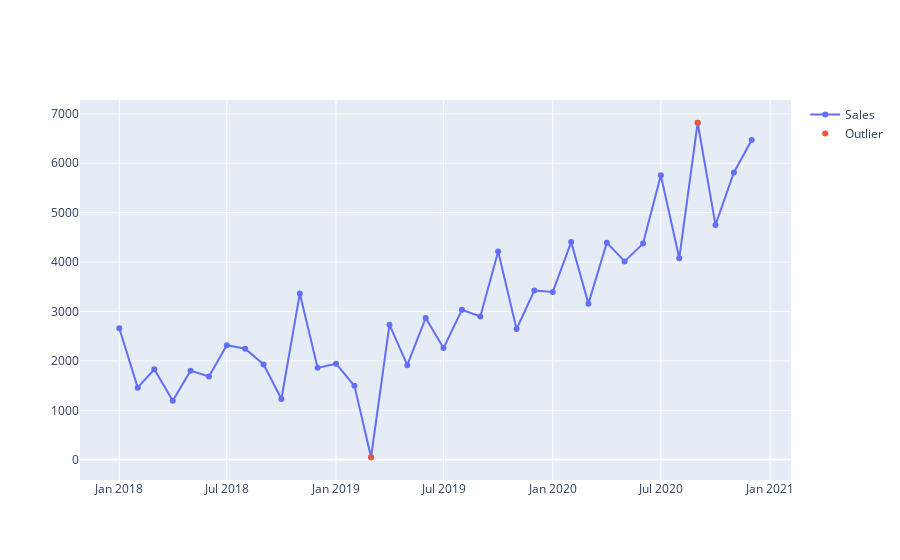

Write notebook code for a chart like this one.
### Code cell
fig1 = go.Figure()
fig1.add_trace(go.Scatter(x=df.datetime_col
                         ,y=df.Sales
                         ,mode='lines+markers'
                         ,name='Sales'))
fig1.add_trace(go.Scatter(x=df.datetime_col[df.outliers=='yes']
                         ,y=df.Sales[df.outliers=='yes']
                         ,mode='markers'
                         ,name='Outlier'))
fig1.show()

### Figure 1 — Plotly figure (JSON) as saved in the notebook; plotly's stock layout.template omitted (floating-point values rounded to 4 significant figures)
{"data": [{"mode": "lines+markers", "name": "Sales", "type": "scatter", "x": ["2018-01-01T00:00:00", "2018-02-01T00:00:00", "2018-03-01T00:00:00", "2018-04-01T00:00:00", "2018-05-01T00:00:00", "2018-06-01T00:00:00", "2018-07-01T00:00:00", "2018-08-01T00:00:00", "2018-09-01T00:00:00", "2018-10-01T00:00:00", "2018-11-01T00:00:00", "2018-12-01T00:00:00", "2019-01-01T00:00:00", "2019-02-01T00:00:00", "2019-03-01T00:00:00", "2019-04-01T00:00:00", "2019-05-01T00:00:00", "2019-06-01T00:00:00", "2019-07-01T00:00:00", "2019-08-01T00:00:00", "2019-09-01T00:00:00", "2019-10-01T00:00:00", "2019-11-01T00:00:00", "2019-12-01T00:00:00", "2020-01-01T00:00:00", "2020-02-01T00:00:00", "2020-03-01T00:00:00", "2020-04-01T00:00:00", "2020-05-01T00:00:00", "2020-06-01T00:00:00", "2020-07-01T00:00:00", "2020-08-01T00:00:00", "2020-09-01T00:00:00", "2020-10-01T00:00:00", "2020-11-01T00:00:00", "2020-12-01T00:00:00"], "y": [2660, 1459, 1831, 1193, 1803, 1685, 2318, 2245, 1928, 1229, 3365, 1859, 1943, 1495, 50, 2733, 1914, 2870, 2260, 3036, 2899, 4216, 2645, 3423, 3397, 4404, 3159, 4393, 4013, 4374, 5755, 4076, 6820, 4753, 5813, 6469]}, {"mode": "markers", "name": "Outlier", "type": "scatter", "x": ["2019-03-01T00:00:00", "2020-09-01T00:00:00"], "y": [50, 6820]}], "layout": {}}
